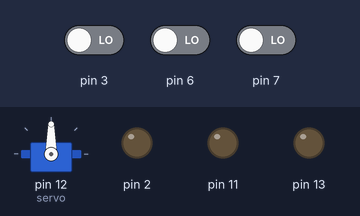
Bench run of a sketch on a simulated Arduino Uno, built with avr-gcc and run on an emulated ATmega328P. Shown: servo, output pins drawn as LEDs (lit = HIGH). The inputs (shaded band) are chosen by the test bench; at power-on: pin 3 LOW, pin 6 LOW, pin 7 LOW.

Above: at 1.2 s.
1.3 s: pin 3 driven HIGH
At 1.45 s:
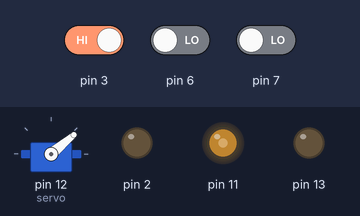
4.3 s: pin 6 driven HIGH
At 4.45 s:
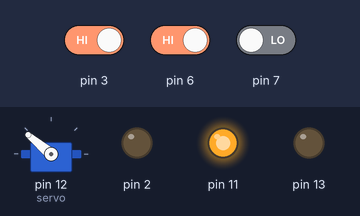
7.3 s: pin 7 driven HIGH
At 7.76 s:
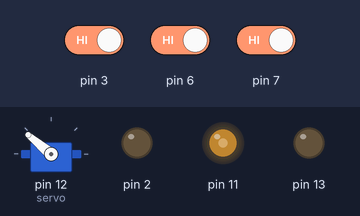
Timing chart, 0 to 16.3 s (numbered marks = the images above; inputs shaded):
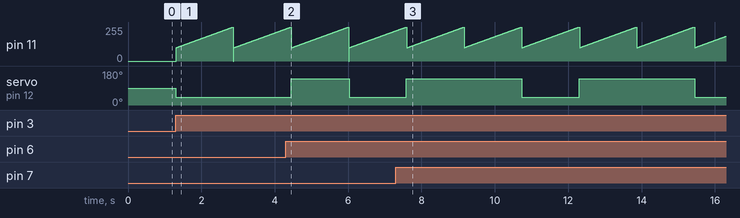

Measured:
- after the input at 1.3 s, servo on pin 12 (servo): 90° → 40° at once
- after the input at 4.3 s, servo on pin 12 (servo): 40° → 140° after 0.15 s, → 40° 1.6 s later
- after the input at 7.3 s, servo on pin 12 (servo): 140° → 40° after 3.4 s, → 140° 1.6 s later, → 40° 3.1 s later
- by itself, pin 11: ramps from 100/255 to 255/255 and jumps back, once every 1.6 s

The sketch:

For_RC_model_control_board.ino
```cpp
#include <Servo.h>
Servo servo;

void setup() {
  pinMode(2, OUTPUT);
  pinMode(3, INPUT);
  pinMode(4, INPUT);
  pinMode(5, INPUT);
  pinMode(6, INPUT);
  pinMode(7, INPUT);
  pinMode(13, OUTPUT);
  servo.attach(12);
}

void loop() {

  if (digitalRead(3) == HIGH) {
    servo.write(40);
    delay(10);
    for (int i = 100; i <= 255; i++) {
      analogWrite(11, i);
      delay(10);
      if ((digitalRead(3) == LOW)) break;
    }
  }
  if (digitalRead(6) == HIGH) {
    servo.write(140);
    delay(10);
    for (int i = 100; i <= 255; i++) {
      analogWrite(11, i);
      delay(10);
      if ((digitalRead(6) == LOW)) break;
    }
  }
  if(digitalRead(7) == HIGH){
    for (int i = 100; i <= 255; i++) {
      analogWrite(11, i);
      delay(10);
      if ((digitalRead(7) == LOW)) break;
    }
  }

  else {
    analogWrite(11, 0);
    servo.write(90);
  }
}
```
